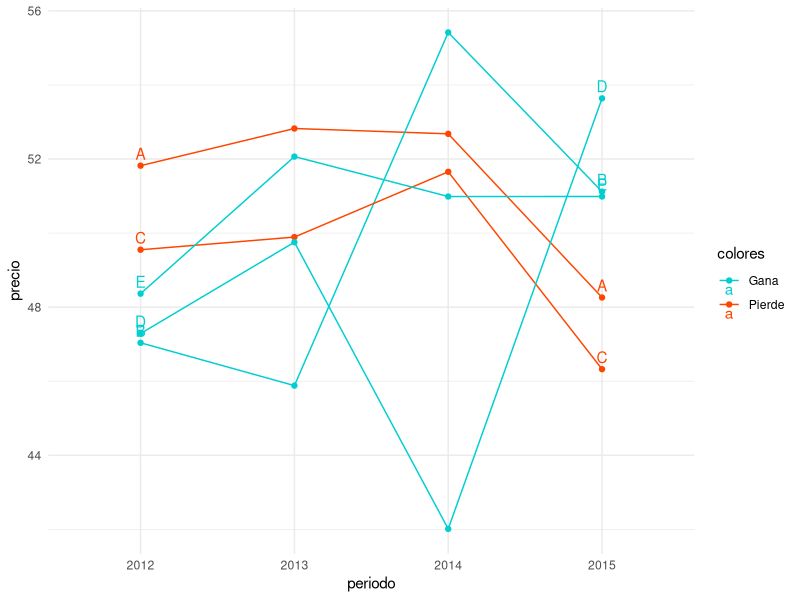

Source code (R):
## ---- chunk 1
library(dplyr)
library(tidyr)
library(ggplot2)
## ---- chunk 2
set.seed(42)
data.frame(
  periodo = c("2012", "2013", "2014", "2015"),
  grupo = c("A", "B", "C", "D", "E"),
  precio = rnorm(400, mean = 50, sd = 15)
) %>% 
  group_by(periodo, grupo) %>% 
  summarise_each(funs(mean)) %>% 
  spread(periodo, precio) %>% 
  mutate(dif = `2015` - `2012`,
    colores = ifelse(dif > 0, "Gana", "Pierde")) %>%
  gather(periodo, precio, `2012`:`2015`) %>% 
  ggplot(aes(periodo, precio, color = colores)) + 
  geom_point() +
  geom_line(aes(group = grupo)) +
  geom_text(vjust = -0.5,
    aes(
    label = ifelse(
      periodo %in% c("2012", "2015"), 
      as.character(grupo), 
      ""))
  ) + 
  scale_color_manual(values =  c("#00CED1", "#FF4500")) +
  theme_minimal()
